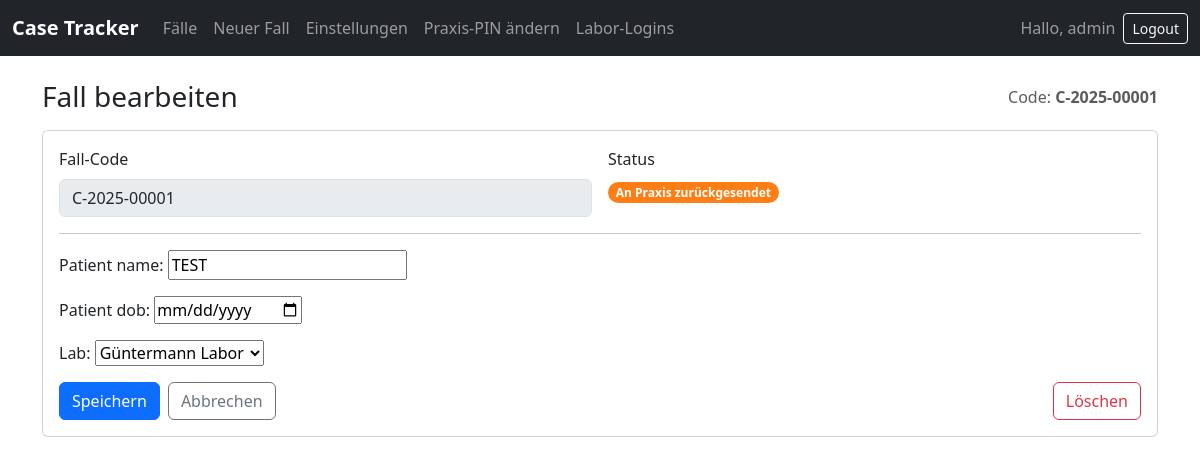
Page /cases/24/edit/ (signed in) on the committed database.
### tracker/models.py (models this page shows, shortened)
class Case(models.Model):
    class Status(models.TextChoices):
        SENT_CLINIC = ("SENT_CLINIC", "Von Praxis gesendet")
        RECEIVED_BY_LAB = ("RECEIVED_BY_LAB", "Im Labor eingegangen")
        RETURNED_BY_LAB = ("RETURNED_BY_LAB", "An Praxis zurückgesendet")
        RECEIVED_BY_CLINIC = ("RECEIVED_BY_CLINIC", "In Praxis erhalten")
    SUBSTAGE_CHOICES = [
        ("DESIGN", "Design"),
        ("MILL", "Fräsen"),
        ("SINTER", "Sintern"),
        ("GLAZE", "Glasur"),
        ("QA", "Qualitätsprüfung"),
    ]
    case_code = models.CharField(max_length=32, unique=True, editable=False)
    patient_name = models.CharField(max_length=120)
    patient_dob = models.DateField()
    lab = models.ForeignKey(Lab, on_delete=models.PROTECT)
    status = models.CharField(
        max_length=20, choices=Status.choices, default=Status.SENT_CLINIC
    )
    substage = models.CharField(max_length=20, choices=SUBSTAGE_CHOICES, blank=True)
    eta = models.DateField(null=True, blank=True)  # voraussichtliches Fertigstellungsdatum
    returned_tracking_no = models.CharField(max_length=100, blank=True)
    returned_at = models.DateTimeField(null=True, blank=True)
    qr_token = models.UUIDField(default=uuid.uuid4, editable=False, unique=True)
    protection_code = models.CharField(max_length=6, editable=False, blank=True, null=True)
    created_by = models.ForeignKey(User, on_delete=models.SET_NULL, null=True)
    created_at = models.DateTimeField(auto_now_add=True)
    updated_at = models.DateTimeField(auto_now=True)  # useful for listings/orders

### tracker/views.py (the view)
# urls.py: path("cases/<int:pk>/edit/", views.case_edit, name="case_edit"),
@login_required
def case_edit(request, pk):
    case = get_object_or_404(Case, pk=pk)
    if not _is_clinic(request.user):
        from django.http import HttpResponseForbidden
        return HttpResponseForbidden("Nur Praxis-Benutzer dürfen Fälle bearbeiten.")
    if request.method == 'POST':
        form = CaseForm(request.POST, instance=case)
        if form.is_valid():
            form.save()
            messages.success(request, "Fall gespeichert.")
            return redirect('case_detail', pk=case.pk)
    else:
        form = CaseForm(instance=case)
    return render(request, 'case_edit.html', {'form': form, 'case': case})

### tracker/forms.py
class CaseForm(forms.ModelForm):
    class Meta:
        model = Case
        exclude = ['case_code']   # or list all fields EXCEPT case_code
        fields = ['patient_name', 'patient_dob', 'lab']
        widgets = {
            'patient_dob': forms.DateInput(attrs={'type': 'date'}),
        }

### tracker/models.py (called while the page is built)
    def __str__(self):
        return self.name

### tracker/views.py (called while the page is built)
def _is_clinic(user):
    return getattr(getattr(user, 'profile', None), 'role', '') == 'CLINIC'

### templates/case_edit.html (shortened to what this page needs)
{% extends 'base.html' %}
{% block content %}
<div class="d-flex justify-content-between align-items-center mb-3">
  <h3 class="mb-0">Fall bearbeiten</h3>
  <span class="text-muted">Code: <strong>{{ case.case_code }}</strong></span>
</div>
<form method="post" class="card card-body">
  <div class="row g-3">
    <div class="col-md-6">
      <label class="form-label">Fall-Code</label>
      <input class="form-control" value="{{ case.case_code }}" disabled>
    </div>
    <div class="col-md-6">
      <label class="form-label d-block">Status</label>
      <span class="badge rounded-pill status-badge" data-status="{{ case.status }}">
        {{ case.get_status_display }}
      </span>
    </div>
  </div>
  <hr>
  {{ form.as_p }}
  <div class="d-flex gap-2">
    <button class="btn btn-primary" type="submit">Speichern</button>
    <a class="btn btn-outline-secondary" href="{% url 'case_detail' case.pk %}">Abbrechen</a>
    <button type="button"
            class="btn btn-outline-danger ms-auto"
            data-bs-toggle="modal"
            data-bs-target="#deleteConfirmModal"
            data-action="{% url 'case_delete' case.pk %}">
      Löschen
    </button>
  </div>
</form>
{% endblock %}

### templates/base.html (shortened to what this page needs)
{% load static %}
<!doctype html>
<html lang="de" data-bs-theme="light">
<head>
  <link href="https://cdn.jsdelivr.net/npm/bootstrap@5.3.3/dist/css/bootstrap.min.css" rel="stylesheet">
  <link href="https://cdn.datatables.net/v/bs5/dt-2.1.8/fh-4.0.1/r-3.0.3/datatables.min.css" rel="stylesheet"/>
  <link href="https://cdn.jsdelivr.net/npm/bootstrap-icons@1.11.3/font/bootstrap-icons.css" rel="stylesheet"/>
  <link href="{% static 'css/print.css' %}" rel="stylesheet" media="print">
</head>
<body>
<nav class="navbar navbar-expand-lg navbar-dark bg-dark">
  <div class="container-fluid">
    <a class="navbar-brand fw-semibold" href="/">Case Tracker</a>
    <div id="nav" class="collapse navbar-collapse">
      <ul class="navbar-nav me-auto mb-2 mb-lg-0">
        {% if request.user.is_authenticated %}
          {% if request.user.profile.role == "CLINIC" %}
            <li class="nav-item"><a class="nav-link" href="{% url 'cases_list' %}">Fälle</a></li>
            <li class="nav-item"><a class="nav-link" href="{% url 'case_new' %}">Neuer Fall</a></li>
            <li class="nav-item"><a class="nav-link" href="/settings/pin/">Einstellungen</a></li>
            <li class="nav-item"><a class="nav-link" href="/settings/praxis-pin/">Praxis-PIN ändern</a></li>
            <li class="nav-item"><a class="nav-link" href="{% url 'clinic_lab_users' %}">Labor-Logins</a></li>
          {% elif request.user.profile.role == "LAB" %}
            <li class="nav-item"><a class="nav-link" href="{% url 'lab_dashboard' %}">Labor</a></li>
            <li class="nav-item"><a class="nav-link" href="{% url 'lab_cases' %}">Labor-Fälle</a></li>
          {% endif %}
        {% endif %}
      </ul>
      <div class="d-flex align-items-center gap-2">
        {% if request.user.is_authenticated %}
          <span class="navbar-text text-nowrap">Hallo, {{ request.user.username }}</span>
          <form method="post" action="{% url 'logout' %}">
            <button class="btn btn-outline-light btn-sm">Logout</button>
          </form>
        {% else %}
          <a class="btn btn-outline-light btn-sm" href="{% url 'login' %}">Login</a>
        {% endif %}
      </div>
    </div>
  </div>
</nav>
<main class="container py-4">
  {% block content %}{% endblock %}
</main>
</body>
</html>

### templates/base.html (style rules this page uses)
.status-badge[data-status="RETURNED_BY_LAB"], .status-badge[data-status="RETURNED"] { background:#fd7e14; }
.status-badge { color:#fff; }

### rows in the picture
Case: case_code "C-2025-00001", status "An Praxis zurückgesendet", patient_name "TEST", lab "Güntermann Labor"

### other values in the picture
{{ request.user.username }} "admin"
